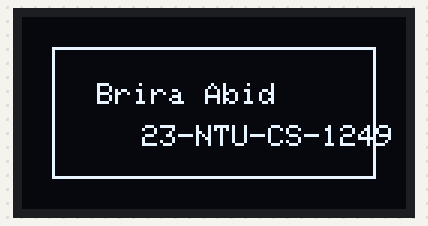
Recording of a program running on a simulated ESP32. Shown: 128×64 one-colour display.

Above: at 0.1 s.
At 3.2 s:
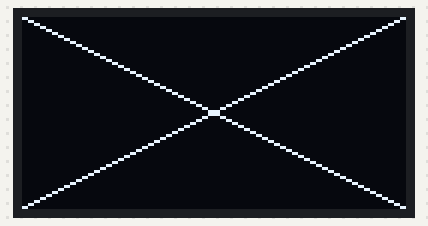

Measured:
- what the display in image 0 shows lasts 3.0 s, from 0.1 s to 3.1 s
- what the display in image 1 shows lasts 2.0 s, from 3.1 s to 5.1 s

The program:

main.cpp
```cpp
#include <Wire.h>
#include <Adafruit_GFX.h>
#include <Adafruit_SSD1306.h>

#define SCREEN_WIDTH 128
#define SCREEN_HEIGHT 64
#define OLED_ADDR 0x3C

Adafruit_SSD1306 display(SCREEN_WIDTH, SCREEN_HEIGHT, &Wire, -1);

void setup()
{
  Wire.begin(21, 22); // SDA, SCL pins for ESP32

  if (!display.begin(SSD1306_SWITCHCAPVCC, OLED_ADDR))
  {
    for (;;)
      ; // Halt if display not found
  }

  display.clearDisplay();
  display.setTextColor(SSD1306_WHITE);
  display.display();
}

void loop()
{
  display.clearDisplay();

  // Draw border box
  display.drawRect(10, 10, 108, 44, SSD1306_WHITE);

  // Display name
  display.setTextSize(1);
  display.setCursor(25, 22);
  display.println("Brira Abid");

  // Display ID below the name
  display.setTextSize(1);
  display.setCursor(40, 36);
  display.println("23-NTU-CS-1249");

  display.display();
  delay(3000);

  // Optional: draw cross lines for 2 seconds
  display.clearDisplay();
  display.drawLine(0, 0, 127, 63, SSD1306_WHITE);
  display.drawLine(0, 63, 127, 0, SSD1306_WHITE);
  display.display();
  delay(2000);
}
```
